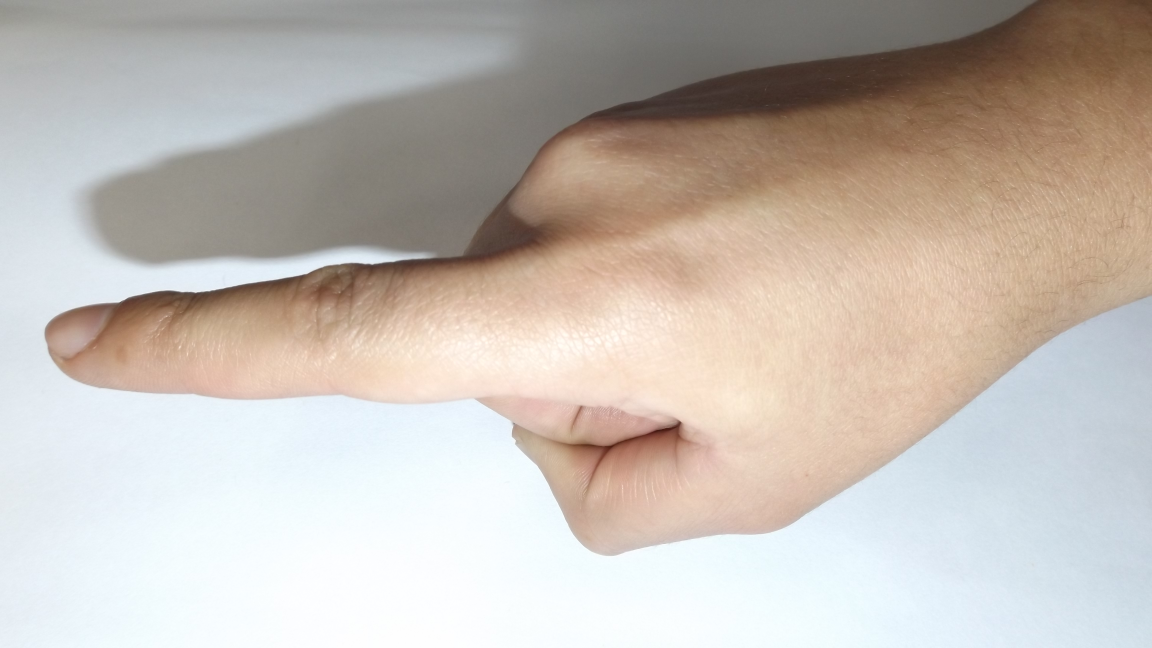
#> input picture Project_Dataset_S23/men/1/1_men (1).JPG, 4608 x 2592 px, found by its file name (shown at 1/4 size)
$ jupyter execute PreProccessing.ipynb   (shell and % lines are left out)
#> lines starting #> are read from the running program, lines starting #| are printed output that depends on the picture; after the words box and inside, x2 and y2 are one past the last pixel; in counts of white or black regions, pixels touching at a corner belong together
#> further down, image is the input picture: shape (2592, 4608, 3); mean B, G, R 180.2, 187.7, 196.3
[cell 1]
import cv2
import numpy as np

[cell 2]
def preprocess_image(image_path):

    image = cv2.imread(image_path)
    screen_size = (1920, 1080)  # Replace with your screen size

    # Resize the image to fit the screen
    image = cv2.resize(image, screen_size)

    gray = cv2.cvtColor(image, cv2.COLOR_BGR2GRAY)
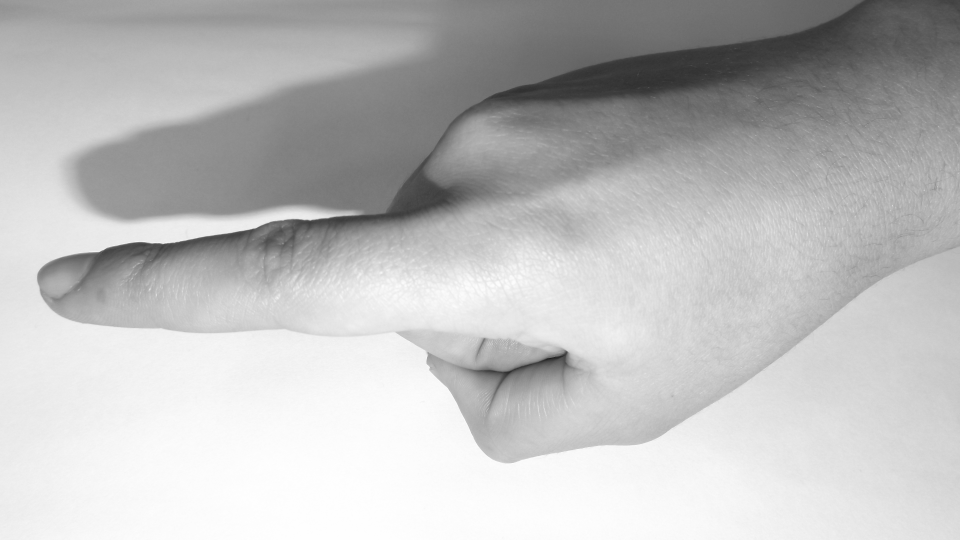
#> gray: shape (1080, 1920) (shown at 1/2 size); min 24, max 255, mean 189.4

    # Apply Gaussian blur to remove noise
    blur = cv2.GaussianBlur(gray, (5, 5), 0)

    # Apply adaptive thresholding to segment the hand from the background
    thresh = cv2.adaptiveThreshold(blur, 255, cv2.ADAPTIVE_THRESH_GAUSSIAN_C, cv2.THRESH_BINARY_INV, 11, 2)
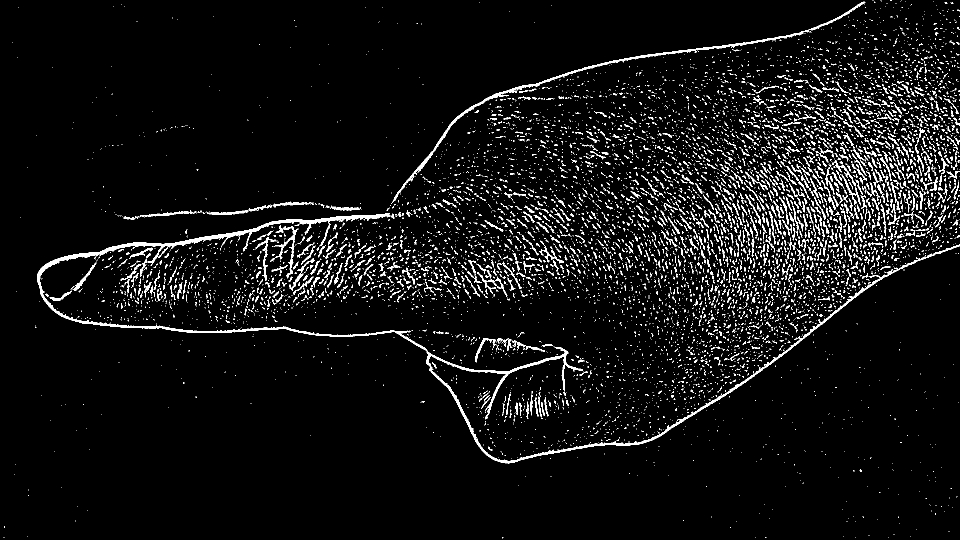
#> thresh: shape (1080, 1920) (shown at 1/2 size); 5.2% white in thin lines or dots

    contours, hierarchy = cv2.findContours(thresh, cv2.RETR_EXTERNAL, cv2.CHAIN_APPROX_SIMPLE)
#> contours = 8520 contours, 7995 with area under 20; largest, box (x1, y1, x2, y2) and area: (74, 426, 1920, 927) 13450, (782, 3, 1730, 408) 3462, (548, 452, 597, 519) 328, (145, 523, 193, 582) 268, (278, 423, 379, 435) 265

    max_contour = max(contours, key=cv2.contourArea)
#> max_contour = contour of 3921 points, box (x1, y1, x2, y2) (74, 426, 1920, 927), area 13450

    # Create a mask for the hand contour
    mask = np.zeros_like(gray)
    cv2.drawContours(mask, [max_contour], 0, 255, -1)
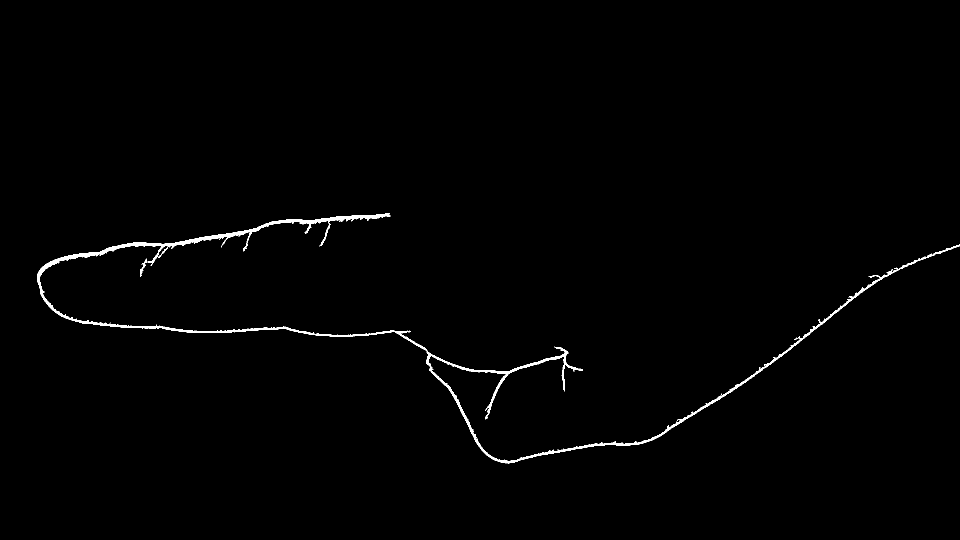
#> mask: shape (1080, 1920) (shown at 1/2 size); 0.83% white; 1 white region, box (x1, y1, x2, y2) and area: (74, 426, 1920, 927) 17159

    # Apply the mask to the original image
    masked_image = cv2.bitwise_and(image, image, mask=mask)

    # Convert the masked image to grayscale
    gray_masked = cv2.cvtColor(masked_image, cv2.COLOR_BGR2GRAY)

    # Normalize the lighting using CLAHE
    clahe = cv2.createCLAHE(clipLimit=2.0, tileGridSize=(8,8))
    normalized_image = clahe.apply(gray_masked)

    return normalized_image

[cell 3]
image_path = ('./Project_Dataset_S23/men/1/1_men (1).jpg')
image = cv2.imread(image_path)
screen_size = (1920, 1080)  # Replace with your screen size

# Resize the image to fit the screen
image = cv2.resize(image, screen_size)

cv2.namedWindow('Image', cv2.WINDOW_NORMAL)
cv2.resizeWindow('Image', screen_size)

cv2.imshow('Image', image)
preprocessed_image = preprocess_image(image_path)

cv2.namedWindow('Preprocessed Image', cv2.WINDOW_NORMAL)
cv2.resizeWindow('Preprocessed Image', screen_size)
cv2.imshow('Preprocessed Image', preprocessed_image)

cv2.waitKey(0)
cv2.destroyAllWindows()
print('done')

$ run again, with Project_Dataset_S23/men/1/1_men (2).JPG copied over Project_Dataset_S23/men/1/1_men (1).JPG
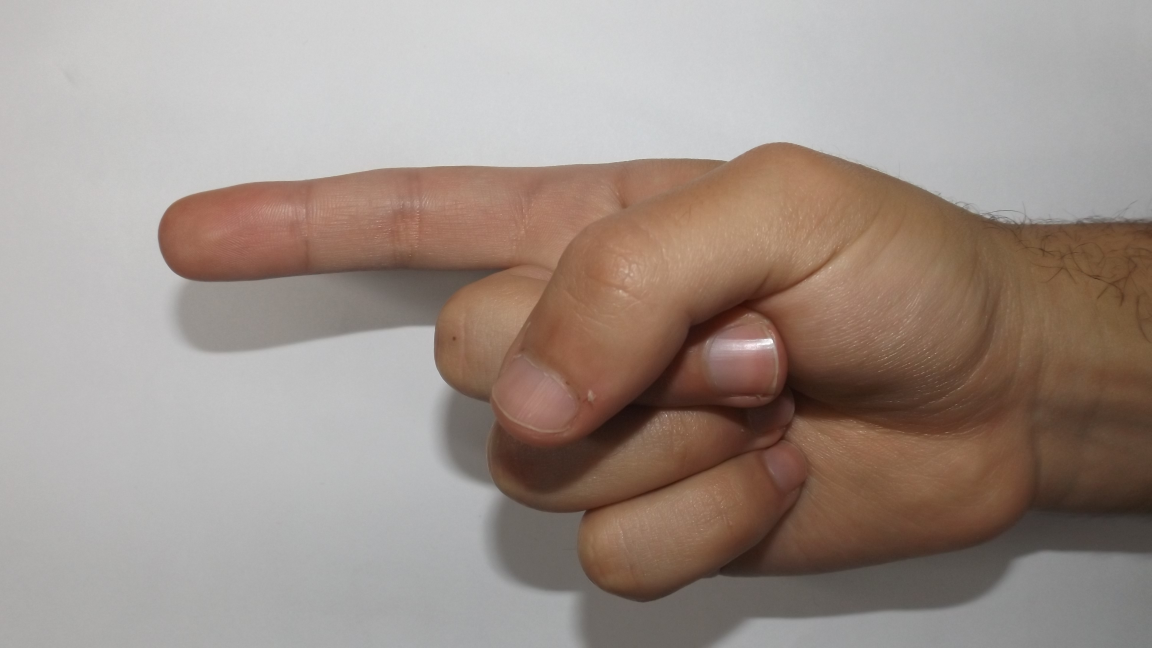
#> input picture Project_Dataset_S23/men/1/1_men (2).JPG, 4608 x 2592 px, found by its file name (shown at 1/4 size)
#> image is the input picture: shape (2592, 4608, 3); mean B, G, R 137, 144.9, 158.6
#> image: shape (1080, 1920, 3)
#> in preprocess_image, `thresh = cv2.adaptiveThreshold(blur, 255, cv2.ADAPTIVE_THRESH_GAUSSIAN..`:
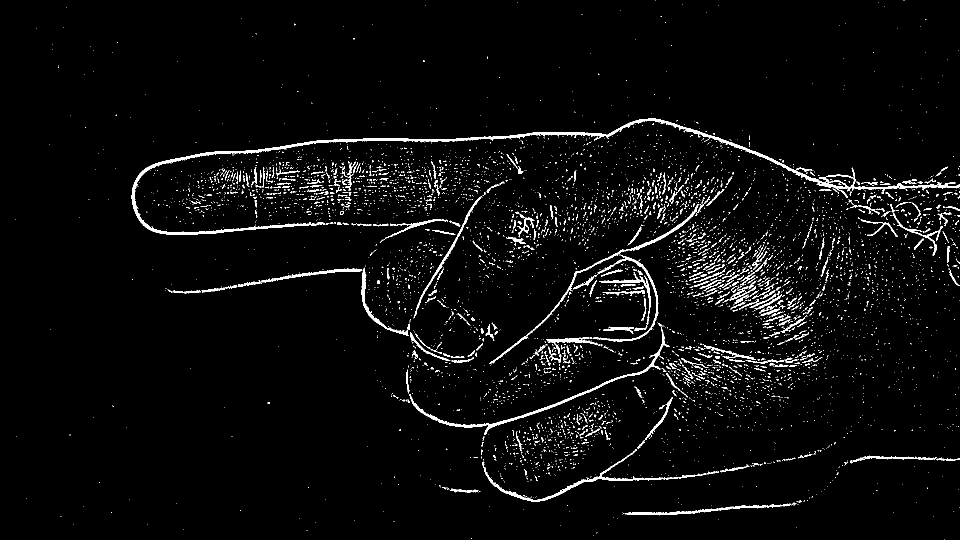
#> thresh: shape (1080, 1920) (shown at 1/2 size); 3.3% white; 5822 white regions (5415 under 20 px)
#> contours = 5818 contours, 5596 with area under 20; largest, box (x1, y1, x2, y2) and area: (263, 237, 1920, 470) 10022, (819, 654, 1339, 870) 2277, (964, 898, 1362, 1004) 1610, (1119, 408, 1398, 604) 1138, (1249, 1007, 1582, 1031) 1007
#> max_contour = contour of 2246 points, box (x1, y1, x2, y2) (263, 237, 1920, 470), area 10022
#> in preprocess_image, `cv2.drawContours(mask, [max_contour], 0, 255, -1)`:
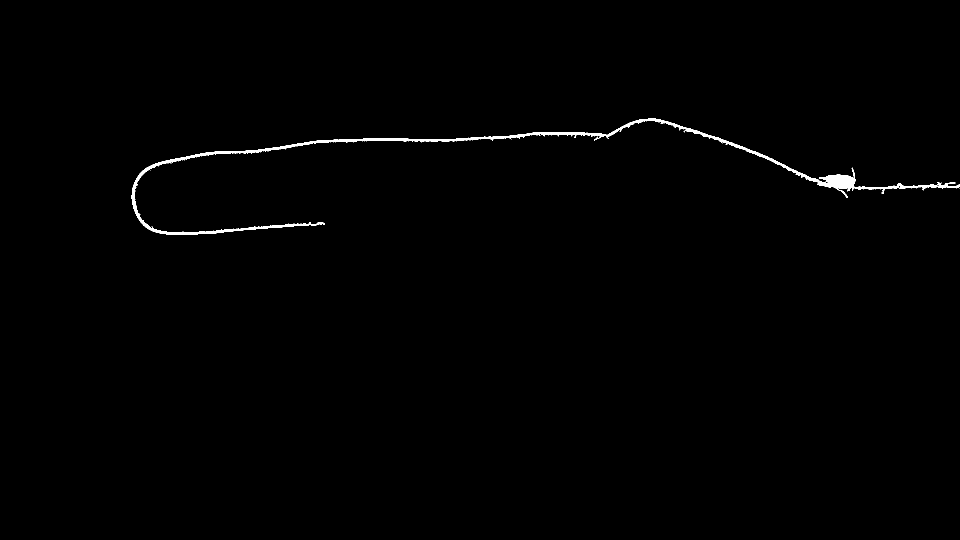
#> mask: shape (1080, 1920) (shown at 1/2 size); 0.6% white; 1 white region, box (x1, y1, x2, y2) and area: (263, 237, 1920, 470) 12383

$ run again, with Project_Dataset_S23/men/1/1_men (5).JPG copied over Project_Dataset_S23/men/1/1_men (1).JPG
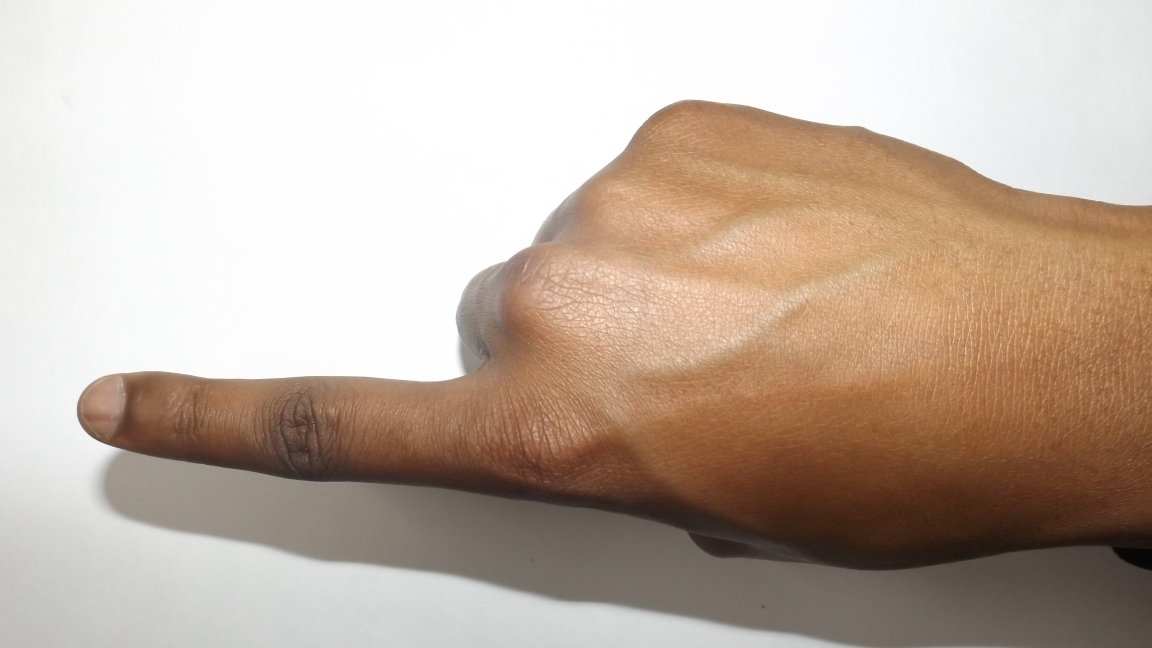
#> input picture Project_Dataset_S23/men/1/1_men (5).JPG, 4608 x 2592 px, found by its file name (shown at 1/4 size)
#> image is the input picture: shape (2592, 4608, 3); mean B, G, R 163.1, 176.4, 193.2
#> image: shape (1080, 1920, 3)
#> in preprocess_image, `thresh = cv2.adaptiveThreshold(blur, 255, cv2.ADAPTIVE_THRESH_GAUSSIAN..`:
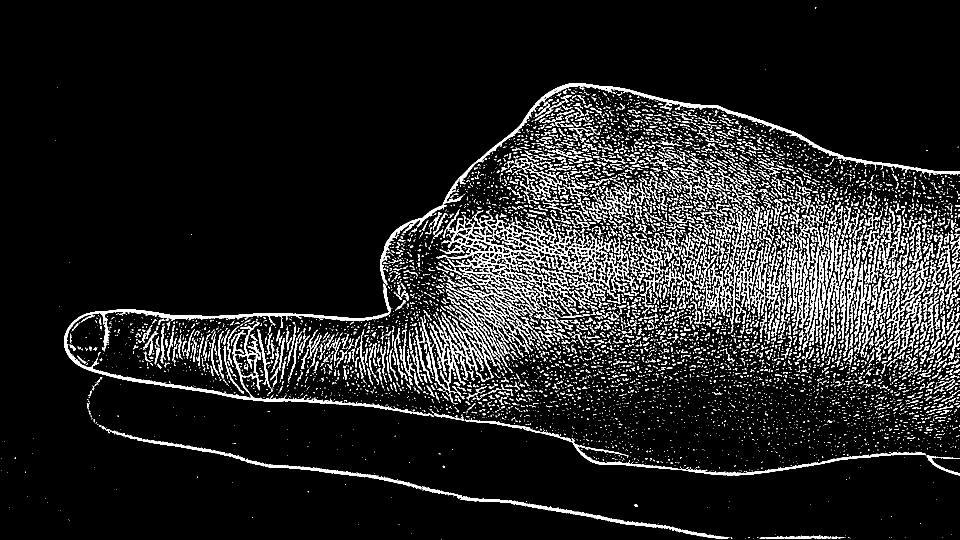
#> thresh: shape (1080, 1920) (shown at 1/2 size); 10.2% white; 7767 white regions (6013 under 20 px)
#> contours = 7746 contours, 6755 with area under 20; largest, box (x1, y1, x2, y2) and area: (873, 429, 1270, 639) 19350, (128, 567, 868, 834) 8387, (760, 166, 1920, 571) 7192, (490, 917, 1459, 1077) 4292, (876, 524, 1058, 707) 4088
#> max_contour = contour of 3379 points, box (x1, y1, x2, y2) (873, 429, 1270, 639), area 19350
#> in preprocess_image, `cv2.drawContours(mask, [max_contour], 0, 255, -1)`:
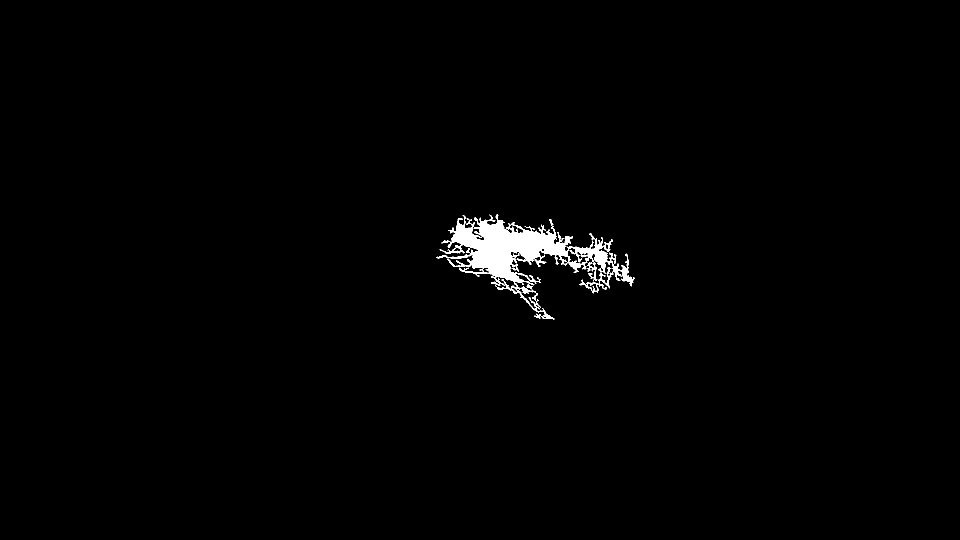
#> mask: shape (1080, 1920) (shown at 1/2 size); 1.1% white; 1 white region, box (x1, y1, x2, y2) and area: (873, 429, 1270, 639) 22222
